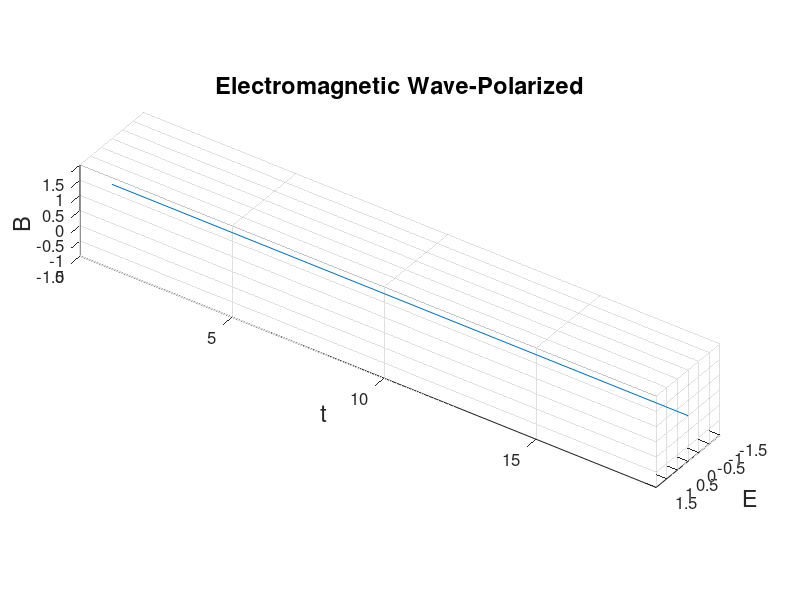

This chart was generated by the following MATLAB code: (Note: this script raises an error after producing the figure.)
%------creating figure-------------------------
figure('units','norm','position',[.1 .1 .8 .7],...
       'name', "Electromagnetic Oscillation");                                  %Creating Window
a = axes('position',[.1 .1 .8 .8],'color',[1 1 1],'fontsize',[12]);             %Creating Axis
txt = [ "Electromagnetic Wave-Polarized"];    %labeling diagram
a : title (txt,'fontsize',[17]);              %titleing diagram
a : ylabel ("E",'fontsize',[17]);             %labeling y axis
a : xlabel ("t",'fontsize',[17]);             %labeling x axis
a : zlabel ("B",'fontsize',[17]);             %labeling z axis
view(325,-35);                                %setting view for 3d aspect
grid on;                                      %turing on the grid in coordinate system
drawnow;                                      %drawing this now

%-------variables----------------------------
c=1;                         %speed of light (no need to change)
T=3;                         %number of periods
i=.1;                        %interval of loop
x=0;                         %intializing x

%--------calculations------------------------
xlim=2*pi*T+.1;                              %calculating x limit
axis('equal',[0 xlim -1.5 1.5 -1.5 1.5]);    %setting limits
m_fe=-1;          %setting magnetic field
e_fe=0;           %setting electric field
Xe=0;             %initializing
n=0;              %initializing
line([0 xlim],[0 0]); %drawing a line where the center of the wave is

for t=0:i:xlim;     %loop for drawing the function
  
  x=c*t;
  
%----in y-plane--------
  e_f=sin(x);
  X=[x x];
  Ye=[0 e_f];
  Ze=[0 0];  
%----in z-plane--------
  m_f=sin(x-(pi/2));
  X=[x x];
  Ym=[0 0];
  Zm=[0 m_f];
%-----line of polarization---------
  Xl=[Xe x];
  Yl=[e_fe e_f];
  Zl=[m_fe m_f];
  line(Xl,Yl,Ze,'color',[1 0 0],'linewidth',[3]); %electric field (E)
  line(Xl,Ym,Zl,'color',[0 0 1],'linewidth',[3]); %magnetic field (M)
  line(Xl,Yl,Zl,'linewidth',[3]);                %polarization 

%drawing lines from waves to the central line
  line(x,[0 0],[0 m_f],'linewidth',[1],'color',[0 0 1]);
  line(x,[0 e_f],[0 0],'linewidth',[1],'color',[1 0 0]);
  drawnow;
  
  Xe=x;       %storing variable for nest line
  e_fe=e_f;   %storing variable for nest line
  m_fe=m_f;   %storing variable for nest line
    
endfor;








